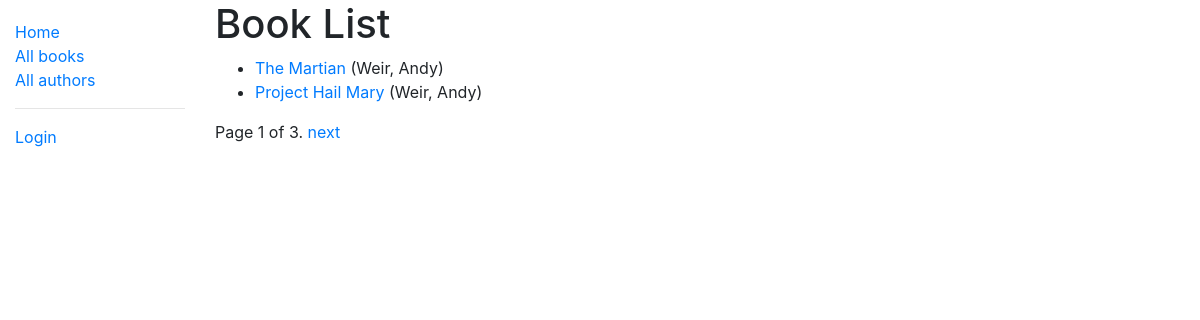
/catalog/books/, run on the app's committed database.
### catalog/models.py (models this page shows, shortened)
class Book(models.Model):
    title = models.CharField(max_length=200)
    author = models.ForeignKey('Author', on_delete=models.SET_NULL, null=True)
    summary = models.TextField(max_length=1000,
                               help_text='Enter brief description of book')
    isbn = models.CharField('ISBN', max_length=13,
                            unique=True,
                            help_text='13 Character <a href="https://www.isbn-international.org/content/what-isbn">ISBN number</a>')
    genre = models.ManyToManyField(Genre,
                                   help_text='Select genre for this book')
    language = models.ManyToManyField(Language,
                                   help_text='Select language book is written in')
    def get_absolute_url(self):
        return reverse('book-detail', args=[str(self.id)])
    def display_genre(self):
        """Create a string for the Genre. This is required to display genre in Admin."""
        return ', '.join(genre.name for genre in self.genre.all()[:3])
    display_genre.short_description = 'Genre'

class Author(models.Model):
    first_name = models.CharField(max_length=100)
    last_name = models.CharField(max_length=100)
    date_of_birth = models.DateField(null=True, blank=True)
    date_of_death = models.DateField('died', null=True, blank=True)
    class Meta:
        ordering = ['last_name', 'first_name']
    def __str__(self):
        return f'{self.last_name}, {self.first_name}'

### catalog/views.py (the view)
class BookListView(generic.ListView):
    model = Book
    paginate_by = 2

### catalog/templates/catalog/book_list.html
{% extends "base_generic.html" %}
{% block content %}
  <h1>Book List</h1>
  {% if book_list %}
  <ul>
    {% for book in book_list %}
      <li>
        <a href="{{ book.get_absolute_url }}">{{ book.title }}</a> ({{book.author}})
      </li>
    {% endfor %}
  </ul>
  {% else %}
    <p>There are no books in the library.</p>
  {% endif %}
{% endblock %}

### data on the page
Book: title "The Martian", author "Weir, Andy"
Book: title "Project Hail Mary", author "Weir, Andy"

### other printed values
{{ page_obj.number }} "1"
{{ page_obj.paginator.num_pages }} "3"
